Frame 1 (no input): blank canvas, image omitted
Frame 60 (the mouse pressed at the canvas centre just before this capture): blank canvas, image omitted
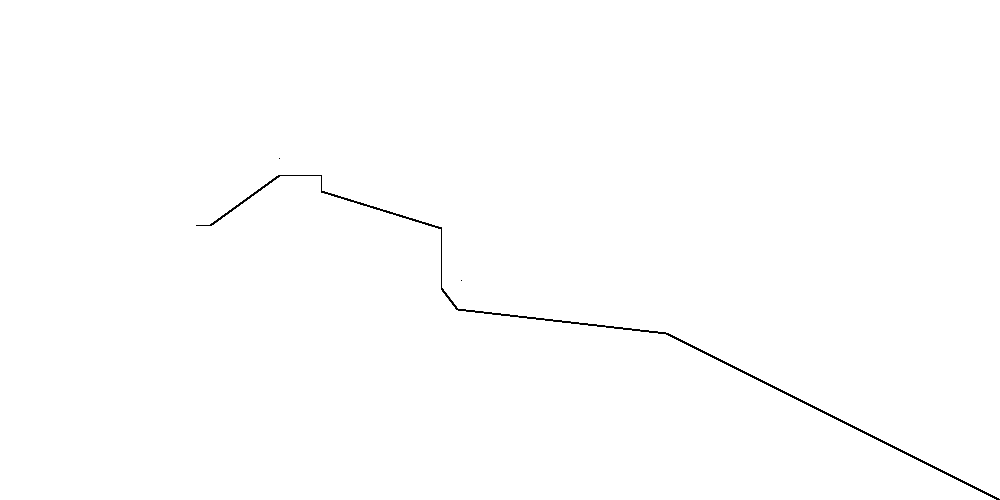
Frame 120 (the mouse held since frame 60 and released just before this capture)

The Processing sketch whose frames 1 and 60 were blank and that drew this single picture after the mouse press (run headless with seeded random() and noise(); from frame 60 on, the mouse is pressed at the canvas centre):

// Processing sketch: processing_7890
// ── processing_7890.pde

void setup() {
  size(1000, 500);
  background(#FFFFFF);
 }
 
 void draw() {
  if (keyPressed == true) {
 
  background(#FFFFFF);
  
};
  smooth();
  if (mousePressed == true) {
  //relief
line(mouseX-200/5-mouseX/1.9, mouseY+300/3-mouseY/2,mouseX-200/5-mouseX/2, mouseY+300/3-mouseY/2);
line(mouseX-200/5-mouseX/2, mouseY+300/3-mouseY/2,mouseX+400/7-mouseX/1.8, mouseY+150/3-mouseY/2);
line(mouseX+600/7-mouseX/1.8, mouseY+150/3-mouseY/2,mouseX+500/7-mouseX/2,mouseY+150/3-mouseY/2);
line(mouseX+400/7-mouseX/1.8, mouseY+150/3-mouseY/2,mouseX+500/7-mouseX/2,mouseY+150/3-mouseY/2);
line(mouseX+500/7-mouseX/2,mouseY+150/3-mouseY/2,mouseX+500/7-mouseX/2, mouseY+200/3-mouseY/2);
line(mouseX+500/7-mouseX/2, mouseY+200/3-mouseY/2,mouseX+200/3-mouseX/4, mouseY+200/5-mouseY/4);
line(mouseX+200/3-mouseX/4, mouseY+200/5-mouseY/4,mouseX+200/3-mouseX/4, mouseY+500/5-mouseY/4);
line(mouseX+200/3-mouseX/4, mouseY+500/5-mouseY/4,mouseX+200/5-mouseX/6, mouseY+500/5-mouseY/6);
line(mouseX+200/5-mouseX/6, mouseY+500/5-mouseY/6, mouseX+mouseX/3,mouseY+mouseY/3);
line(mouseX+mouseX/3,mouseY+mouseY/3, mouseX+mouseX*5,mouseY+mouseY*5);
//point
line(mouseX+400/7-mouseX/1.8, mouseY+100/3-mouseY/2,mouseX+400/7-mouseX/1.8, mouseY+100/3-mouseY/2);
line(mouseX+100/9-mouseX/10, mouseY+500/9-mouseY/10,mouseX+100/9-mouseX/10, mouseY+500/9-mouseY/10);

  };
  
  }
